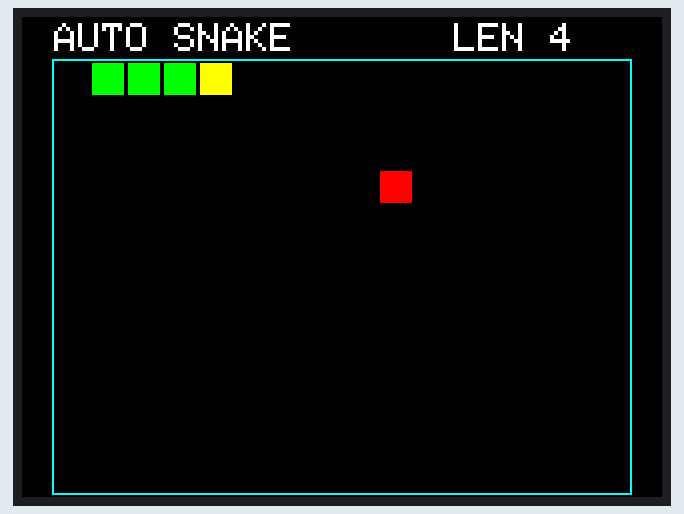
Bench run of a sketch on a simulated Arduino Uno, built with avr-gcc and run on an emulated ATmega328P. On the bench: 320×240 colour display. Random numbers use the default seed unless the sketch sets one.

Above: at 0.39 s.
At 5.31 s:
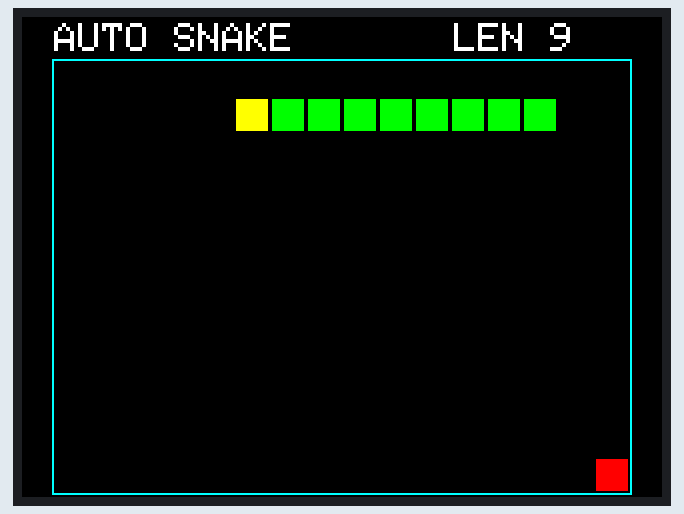
At 10.21 s:
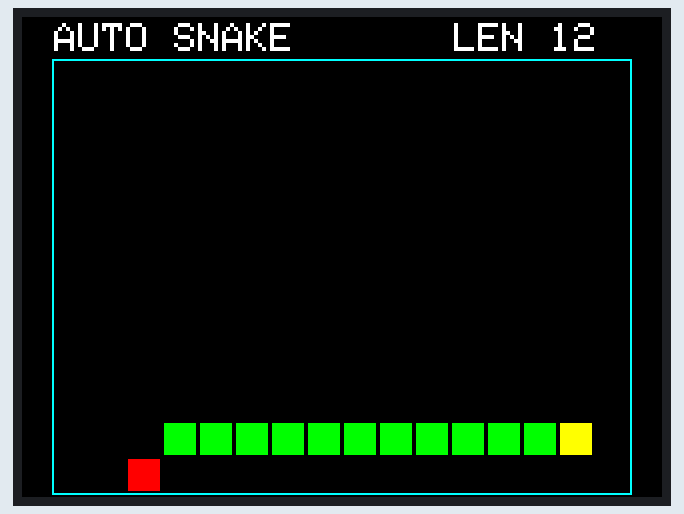
At 20.34 s:
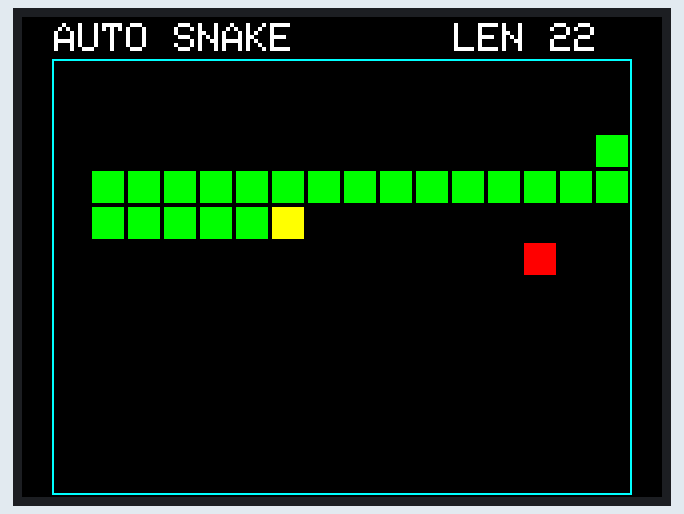
At 30.17 s:
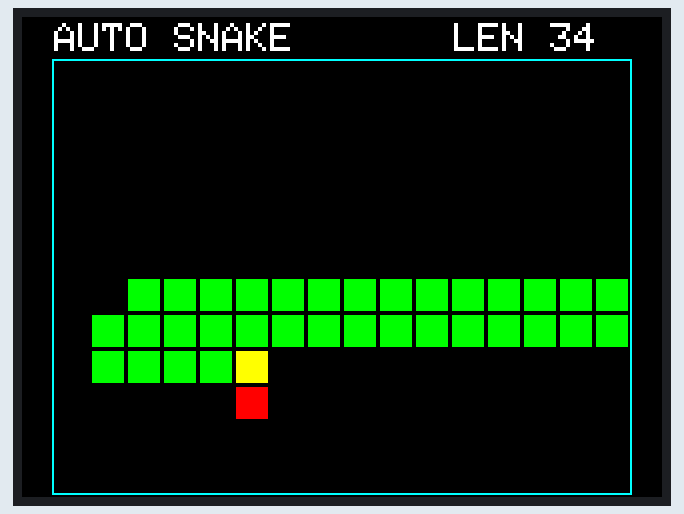
At 39.43 s:
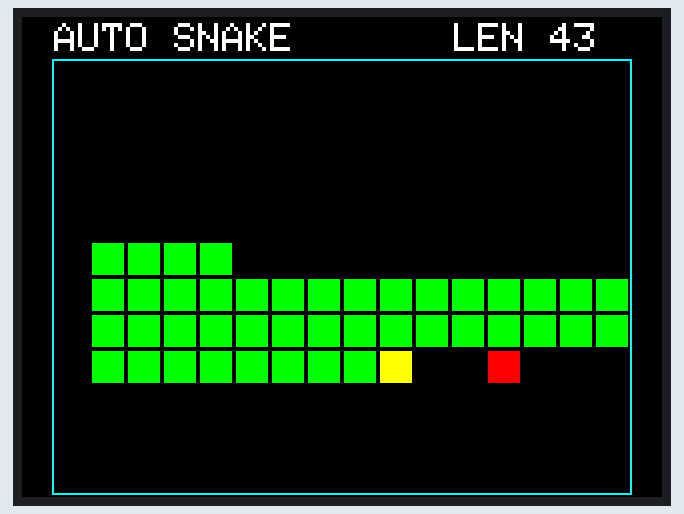

The sketch:

autosnake.ino
```cpp
// Auto-playing Snake for Arduino Uno + 2.4" TFT LCD shield.
//
// No buttons, no menus: the game starts playing itself instantly, always
// wins, shows "YOU WIN!" for 5 seconds, then restarts automatically.
//
// Hardware: Arduino Uno (or compatible) with a 2.4" TFT LCD shield
//           (MCUFRIEND-style, ILI9341 / ILI9325 / etc.). Just plug the
//           shield onto the Uno, no extra wiring.
//
// Libraries (Arduino IDE -> Sketch -> Include Library -> Manage Libraries):
//   - "Adafruit GFX Library" by Adafruit
//   - "MCUFRIEND_kbv" by David Prentice
//
// Then select Board "Arduino Uno", the right port, and Upload.

#include <Adafruit_GFX.h>
#include <MCUFRIEND_kbv.h>

#include "snake_core.h"

MCUFRIEND_kbv tft;
autosnake::Game game;

// ---- Layout (landscape 320x240) ----
static const int CELL = 18;
static const int OX = 16;  // (320 - 16*18) / 2
static const int OY = 22;  // rows 0..20 are the HUD strip
static const int FIELD_W = autosnake::GRID_W * CELL;  // 288
static const int FIELD_H = autosnake::GRID_H * CELL;  // 216

// ---- Colors (RGB565) ----
static const uint16_t COL_BG = 0x0000;
static const uint16_t COL_BODY = 0x07E0;    // green
static const uint16_t COL_HEAD = 0xFFE0;    // yellow
static const uint16_t COL_FOOD = 0xF800;    // red
static const uint16_t COL_BORDER = 0x07FF;  // cyan
static const uint16_t COL_TEXT = 0xFFFF;    // white

void drawCell(uint8_t gx, uint8_t gy, uint16_t color) {
  tft.fillRect(OX + gx * CELL + 1, OY + gy * CELL + 1, CELL - 2, CELL - 2,
               color);
}

void eraseCell(uint8_t gx, uint8_t gy) {
  tft.fillRect(OX + gx * CELL, OY + gy * CELL, CELL, CELL, COL_BG);
}

void drawHUD() {
  tft.fillRect(0, 0, 320, OY - 1, COL_BG);
  tft.setTextColor(COL_TEXT);
  tft.setTextSize(2);
  tft.setCursor(16, 3);
  tft.print("AUTO SNAKE");
  tft.setCursor(216, 3);
  tft.print("LEN ");
  tft.print((int)game.len);
}

void drawBoard() {
  tft.fillScreen(COL_BG);
  tft.drawRect(OX - 1, OY - 1, FIELD_W + 2, FIELD_H + 2, COL_BORDER);
  for (uint8_t k = 0; k < game.len; k++) {
    uint8_t pos = game.cycPos[game.bodyAt(k)];
    drawCell(pos % autosnake::GRID_W, pos / autosnake::GRID_W,
             k + 1 == game.len ? COL_HEAD : COL_BODY);
  }
  drawCell(game.foodX(), game.foodY(), COL_FOOD);
  drawHUD();
}

void showWin() {
  tft.fillScreen(COL_BG);
  tft.setTextColor(COL_BODY);
  tft.setTextSize(5);
  tft.setCursor(40, 90);
  tft.print("YOU WIN!");
  tft.setTextColor(COL_TEXT);
  tft.setTextSize(2);
  tft.setCursor(106, 150);
  tft.print("SCORE ");
  tft.print(autosnake::NCELLS);
}

void resetAndDraw() {
  game.reset();
  game.spawnFood((uint16_t)random(game.freeCount()));
  drawBoard();
}

void setup() {
  Serial.begin(9600);
  uint16_t id = tft.readID();
  if (id == 0xD3D3) id = 0x9341;  // write-only shield quirk
  tft.begin(id);
  tft.setRotation(1);  // landscape 320x240
  randomSeed(analogRead(A5));
  resetAndDraw();
}

void loop() {
  // Adaptive speed: sprint while the food is far away, slow down when
  // close so each catch stays watchable. Speed never affects the AI,
  // which provably cannot die (see snake_core.h).
  uint8_t dist = autosnake::Game::cycDist(game.headC(), game.foodC);
  int stepMs = dist > 48 ? 5 : (dist > 16 ? 10 : 25);
  autosnake::StepResult r = game.step();
  if (r.event == autosnake::EV_DEAD) {  // defensive; the AI never dies
    Serial.println("AI died? restarting");
    resetAndDraw();
    return;
  }
  if (!r.grew) eraseCell(r.tx, r.ty);
  drawCell(r.ohx, r.ohy, COL_BODY);
  drawCell(r.hx, r.hy, COL_HEAD);
  if (r.event == autosnake::EV_ATE) {
    game.spawnFood((uint16_t)random(game.freeCount()));
    drawCell(game.foodX(), game.foodY(), COL_FOOD);
    drawHUD();
  } else if (r.event == autosnake::EV_WIN) {
    drawHUD();
    delay(800);
    showWin();
    delay(5000);
    resetAndDraw();
    return;
  }
  delay(stepMs);
}
```

snake_core.h
```cpp
// autosnake core: grid, Hamiltonian cycle, and self-playing AI.
//
// Pure C++ with no Arduino dependencies, so the exact same logic can be
// compiled and simulated on a desktop for verification.
//
// Why the snake always wins (all premises are asserted by the simulator):
//   - The grid is covered by a fixed Hamiltonian cycle: one loop visiting
//     every cell exactly once per lap (see buildCycle()).
//   - The head advances exactly one cycle cell per tick, so the body is
//     always one contiguous cycle interval [head-len+1, head] (P1).
//   - While len < NCELLS, the next cycle cell is therefore always free:
//     it sits N-1 behind the head along the cycle, outside the body's
//     behind-range of 0..len-1 (P2). The snake can never collide.
//   - Food spawns on a free cell, which is always ahead of the head, so it
//     is always reached within one lap (P3). Repeat until the board is
//     full -> EV_WIN (P4).

#pragma once
#include <stdint.h>

namespace autosnake {

enum {
  GRID_W = 16,
  GRID_H = 12,  // must be even (Hamiltonian cycle construction below)
  NCELLS = GRID_W * GRID_H,  // 192, must stay < 256 (uint8_t indices)
  START_LEN = 4
};

enum {
  EV_MOVED = 0,
  EV_ATE = 1,
  EV_WIN = 2,  // board full: snake length == NCELLS
  EV_DEAD = 3  // defensive only: unreachable unless RAM is corrupted
};

struct StepResult {
  uint8_t event;
  uint8_t grew;
  uint8_t hx, hy;    // new head cell
  uint8_t ohx, ohy;  // old head cell (repaint as body)
  uint8_t tx, ty;    // old tail cell (erase unless grew)
};

struct Game {
  uint8_t cycPos[NCELLS];          // cycle index -> packed cell (y * W + x)
  uint8_t cycIdx[GRID_H][GRID_W];  // cell -> cycle index
  uint8_t body[NCELLS];            // circular queue of cycle indices, tail..head
  uint8_t occ[(NCELLS + 7) / 8];   // occupancy bitset, by cycle index
  uint8_t tailPtr, headPtr, len;
  uint8_t foodC;  // food, as cycle index
  uint8_t hasFood;

  static uint8_t cellX(uint8_t pos) { return (uint8_t)(pos % GRID_W); }
  static uint8_t cellY(uint8_t pos) { return (uint8_t)(pos / GRID_W); }
  static uint8_t pack(uint8_t x, uint8_t y) { return (uint8_t)(y * GRID_W + x); }
  static uint8_t cycDist(uint8_t from, uint8_t to) {
    return (uint8_t)(((uint16_t)to + NCELLS - from) % NCELLS);
  }

  uint8_t occGet(uint8_t c) const {
    return (uint8_t)((occ[c >> 3] >> (c & 7)) & 1);
  }
  void occSet(uint8_t c) { occ[c >> 3] |= (uint8_t)(1u << (c & 7)); }
  void occClr(uint8_t c) { occ[c >> 3] &= (uint8_t) ~(1u << (c & 7)); }

  void pushCyc(uint8_t x, uint8_t y, uint16_t &n) {
    cycPos[n] = pack(x, y);
    cycIdx[y][x] = (uint8_t)n;
    n++;
  }

  // Serpentine Hamiltonian cycle (needs even GRID_H):
  // row 0 left->right, rows 1..H-1 serpentine in columns 1..W-1,
  // then column 0 bottom->top closes the loop back to (0,0).
  void buildCycle() {
    uint16_t n = 0;
    for (uint8_t x = 0; x < GRID_W; x++) pushCyc(x, 0, n);
    for (uint8_t y = 1; y < GRID_H; y++) {
      if (y & 1) {
        for (int8_t x = GRID_W - 1; x >= 1; x--) pushCyc((uint8_t)x, y, n);
      } else {
        for (uint8_t x = 1; x < GRID_W; x++) pushCyc(x, y, n);
      }
    }
    for (int8_t y = GRID_H - 1; y >= 1; y--) pushCyc(0, (uint8_t)y, n);
  }

  void reset() {
    buildCycle();
    for (uint8_t i = 0; i < (uint8_t)sizeof(occ); i++) occ[i] = 0;
    for (uint8_t i = 0; i < START_LEN; i++) {
      body[i] = i;
      occSet(i);
    }
    tailPtr = 0;
    headPtr = START_LEN - 1;
    len = START_LEN;
    hasFood = 0;
    foodC = 0;
  }

  uint8_t freeCount() const { return (uint8_t)(NCELLS - len); }
  uint8_t headC() const { return body[headPtr]; }
  uint8_t tailC() const { return body[tailPtr]; }
  uint8_t headX() const { return cellX(cycPos[headC()]); }
  uint8_t headY() const { return cellY(cycPos[headC()]); }
  uint8_t foodX() const { return cellX(cycPos[foodC]); }
  uint8_t foodY() const { return cellY(cycPos[foodC]); }

  // k-th segment from tail (0) to head (len-1), as cycle index.
  uint8_t bodyAt(uint8_t k) const {
    return body[(uint8_t)((tailPtr + k) % NCELLS)];
  }

  // Spawn food on the pick-th free cell (requires pick < freeCount()).
  void spawnFood(uint16_t pick) {
    for (uint16_t c = 0; c < NCELLS; c++) {
      if (!occGet((uint8_t)c)) {
        if (pick == 0) {
          foodC = (uint8_t)c;
          hasFood = 1;
          return;
        }
        pick--;
      }
    }
  }

  // Advance exactly one cell along the Hamiltonian cycle. By (P2) the
  // target cell is always free while the board is not full.
  StepResult step() {
    StepResult r;
    r.grew = 0;
    uint8_t hc = headC();
    uint8_t tc = tailC();
    r.ohx = cellX(cycPos[hc]);
    r.ohy = cellY(cycPos[hc]);
    r.tx = cellX(cycPos[tc]);
    r.ty = cellY(cycPos[tc]);

    uint8_t nc = (uint8_t)((hc + 1) % NCELLS);
    if (occGet(nc)) {  // unreachable by (P2); guards against RAM corruption
      r.event = EV_DEAD;
      r.hx = r.ohx;
      r.hy = r.ohy;
      return r;
    }
    r.hx = cellX(cycPos[nc]);
    r.hy = cellY(cycPos[nc]);
    uint8_t grew = (nc == foodC) ? 1 : 0;
    r.grew = grew;
    if (!grew) {
      occClr(tc);
      tailPtr = (uint8_t)((tailPtr + 1) % NCELLS);
    }
    headPtr = (uint8_t)((headPtr + 1) % NCELLS);
    body[headPtr] = nc;
    occSet(nc);
    if (grew) {
      len++;
      hasFood = 0;
      r.event = (len == NCELLS) ? (uint8_t)EV_WIN : (uint8_t)EV_ATE;
    } else {
      r.event = EV_MOVED;
    }
    return r;
  }
};

}  // namespace autosnake
```
